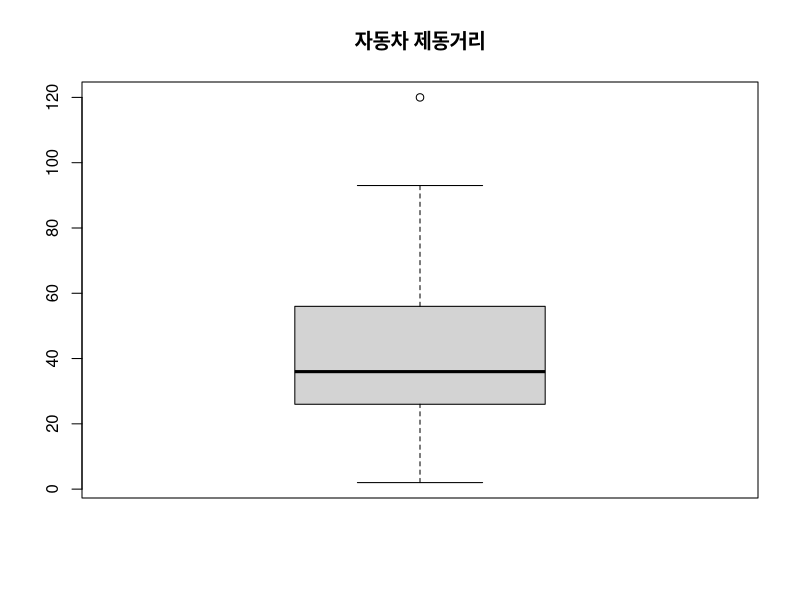

Source code (R):
dist <- cars[,2]                      # 자동차 제동거리 (단위: 피트)
boxplot(dist, main='자동차 제동거리')